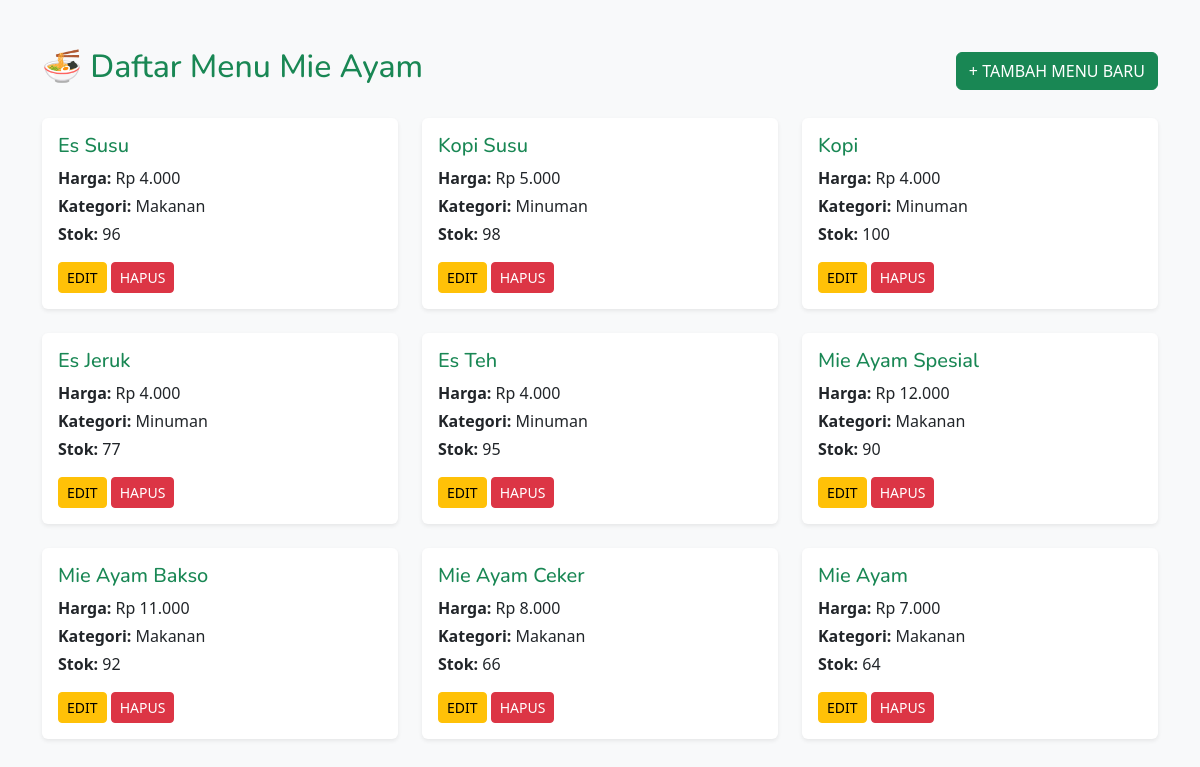
Page /menu.php on the committed database.
### tables this page shows
CREATE TABLE `menu` (
  `id_menu` int(11) NOT NULL,
  `nama_menu` varchar(100) DEFAULT NULL,
  `kategori_menu` varchar(100) DEFAULT NULL,
  `harga` decimal(10,2) DEFAULT NULL,
  `stok_menu` int(11) DEFAULT NULL,
  `gambar` varchar(255) DEFAULT NULL,
  `id_detail` int(11) DEFAULT NULL,
  `id_stok` int(11) DEFAULT NULL,
  `id_admin` int(11) DEFAULT NULL
);

### menu.php (the view, shortened to what this page needs)
<?php include 'connection.php'; ?>
<!DOCTYPE html>
<html lang="id">
<head>
    <link href="https://cdnjs.cloudflare.com/ajax/libs/font-awesome/5.10.0/css/all.min.css" rel="stylesheet">
    <link href="https://cdn.jsdelivr.net/npm/bootstrap-icons@1.4.1/font/bootstrap-icons.css" rel="stylesheet">
    <link href="lib/animate/animate.min.css" rel="stylesheet">
    <link href="lib/owlcarousel/assets/owl.carousel.min.css" rel="stylesheet">
    <link href="lib/tempusdominus/css/tempusdominus-bootstrap-4.min.css" rel="stylesheet" />
    <link href="css/bootstrap.min.css" rel="stylesheet">
    <link href="css/style.css" rel="stylesheet">
  <link href="https://cdn.jsdelivr.net/npm/bootstrap@5.3.3/dist/css/bootstrap.min.css" rel="stylesheet">
</head>
<body class="bg-light">
<div class="container mt-5">
  <div class="d-flex justify-content-between align-items-center mb-4">
    <h2 class="text-success">🍜 Daftar Menu Mie Ayam</h2>
    <a href="tambah_menu.php" class="btn btn-success">+ Tambah Menu Baru</a>
  </div>
  <div class="row">
    <?php
    $result = mysqli_query($conn, "SELECT * FROM menu ORDER BY id_menu DESC");
    if (mysqli_num_rows($result) > 0) {
        while ($row = mysqli_fetch_assoc($result)) {
            echo "
            <div class='col-md-4 mb-4'>
              <div class='card shadow-sm border-0 h-100'>
                <div class='card-body'>
                  <h5 class='card-title text-success'>" . htmlspecialchars($row['nama_menu']) . "</h5>
                  <p class='card-text mb-1'><strong>Harga:</strong> Rp " . number_format($row['harga'], 0, ',', '.') . "</p>
                  <p class='card-text mb-1'><strong>Kategori:</strong> " . htmlspecialchars($row['kategori_menu']) . "</p>
                  <p class='card-text mb-3'><strong>Stok:</strong> " . htmlspecialchars($row['stok_menu']) . "</p>
                  <a href='edit_menu.php?id=" . $row['id_menu'] . "' class='btn btn-warning btn-sm'>Edit</a>
                  <a href='hapus_menu.php?id=" . $row['id_menu'] . "' class='btn btn-danger btn-sm' onclick='return confirm(\"Yakin ingin menghapus menu ini?\")'>Hapus</a>
                </div>
              </div>
            </div>
            ";
        }
    } else {
        echo "<p class='text-muted text-center'>Belum ada menu yang tersedia.</p>";
    }
    ?>
  </div>
</div>
</body>
</html>

### css/style.css (style rules this page uses)
:root { --primary: #FEA116; --light: #F1F8FF; --dark: #0F172B; }
.btn { font-family: 'Nunito', sans-serif; font-weight: 500; text-transform: uppercase; transition: .5s; }

### rows in the picture
menu: nama_menu "Es Susu", harga "4.000", kategori_menu "Makanan", stok_menu "96"
menu: nama_menu "Kopi Susu", harga "5.000", kategori_menu "Minuman", stok_menu "98"
menu: nama_menu "Kopi", harga "4.000", kategori_menu "Minuman", stok_menu "100"
menu: nama_menu "Es Jeruk", harga "4.000", kategori_menu "Minuman", stok_menu "77"
menu: nama_menu "Es Teh", harga "4.000", kategori_menu "Minuman", stok_menu "95"
menu: nama_menu "Mie Ayam Spesial", harga "12.000", kategori_menu "Makanan", stok_menu "90"
menu: nama_menu "Mie Ayam Bakso", harga "11.000", kategori_menu "Makanan", stok_menu "92"
menu: nama_menu "Mie Ayam Ceker", harga "8.000", kategori_menu "Makanan", stok_menu "66"
menu: nama_menu "Mie Ayam", harga "7.000", kategori_menu "Makanan", stok_menu "64"
